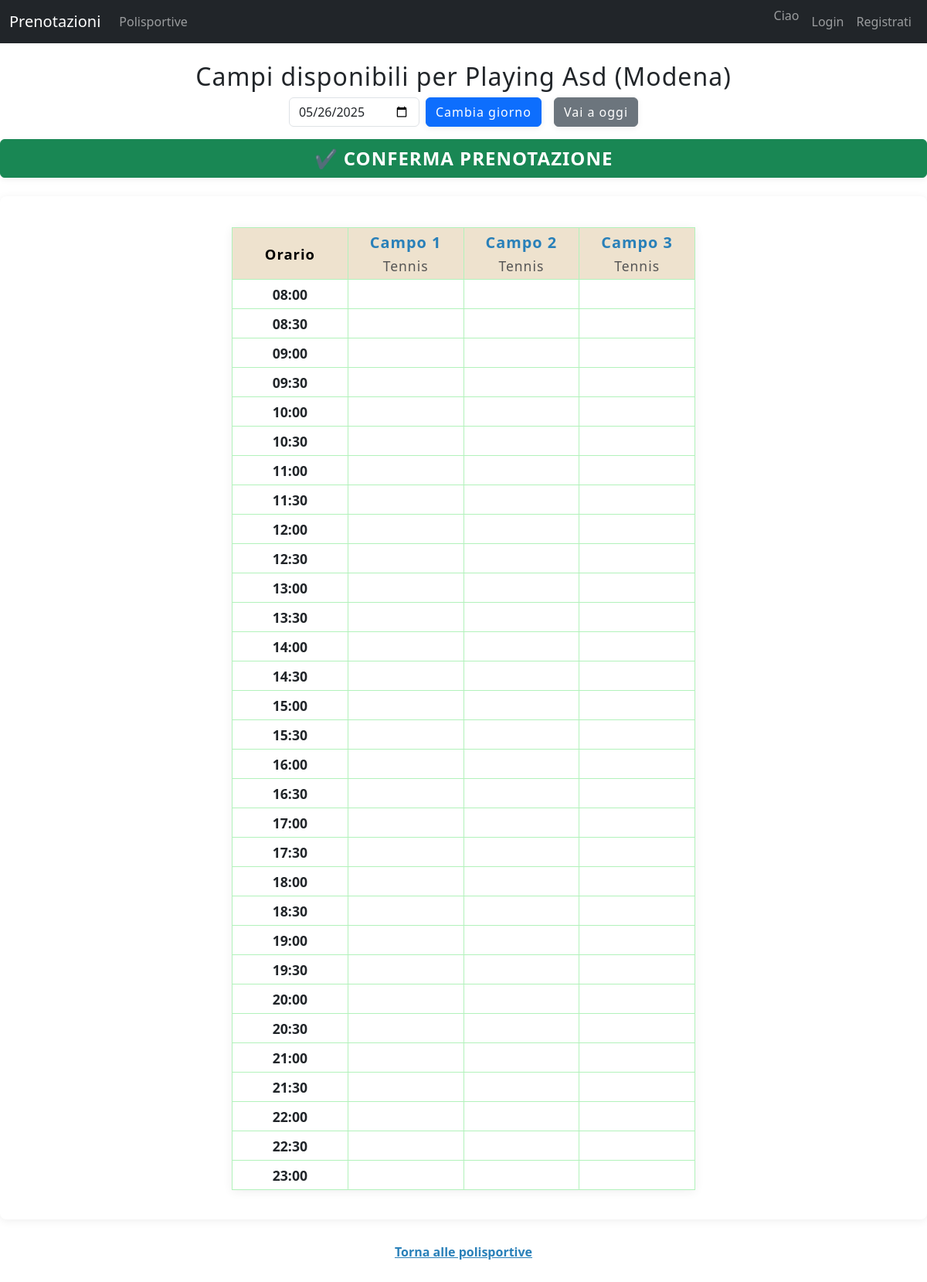
Page /accounts/polisportiva/1/campi/?data=&ora=&sport= on the committed database.
### accounts/models.py (models this page shows, shortened)
class Polisportiva(models.Model):
    id = models.AutoField(primary_key=True)
    nome = models.CharField(max_length=100, unique=True)
    città = models.CharField(max_length=100)
    indirizzo = models.CharField(max_length=200, unique=True)
    telefono = models.CharField(max_length=15, unique=True)
    email = models.EmailField(max_length=100, unique=True)

class Campo(models.Model):
    id = models.AutoField(primary_key=True)
    nome = models.CharField(max_length=100)
    superficie = models.CharField(max_length=20, choices=[('terra', 'terra'), ('sintetico', 'sintetico'), ('erba', 'erba'), ('cemento', 'cemento')])
    tipo = models.CharField(max_length=20, choices=[('calcio a 5', 'calcio a 5'), ('tennis', 'tennis'), ('padel', 'padel')])
    polisportiva = models.ForeignKey(Polisportiva, on_delete=models.CASCADE, related_name='campi')

### accounts/views.py (the view, shortened to what this page needs)
# urls.py: path('polisportiva/<int:polisportiva_id>/campi/', views.campi_polisportiva, name='campi_polisportiva'),
def campi_polisportiva(request, polisportiva_id):
    data = request.GET.get('data', '')
    if not data:
        data = date.today().isoformat()  # Imposta la data di oggi se non fornita
    ora = request.GET.get('ora', '')
    sport = request.GET.get('sport', '')
    polisportiva = Polisportiva.objects.get(id=polisportiva_id)
    campi = polisportiva.campi.all()
    if sport:
        campi = campi.filter(tipo__icontains=sport)
    orari = [
        "08:00","08:30","09:00","09:30","10:00","10:30","11:00","11:30",
        "12:00","12:30","13:00","13:30","14:00","14:30","15:00","15:30",
        "16:00","16:30","17:00","17:30","18:00","18:30","19:00","19:30",
        "20:00","20:30","21:00","21:30","22:00","22:30","23:00"
    ]
    prenotazioni_map = {}
    for campo in campi:
        prenotazioni_map[campo.id] = {o: False for o in orari}
        prenotazioni = campo.prenotazioni.filter(data=data, stato='accettata')
    today = date.today().isoformat()  # <-- aggiungi questa riga
    return render(request, 'accounts/campi_polisportiva.html', {
        'polisportiva': polisportiva,
        'campi': campi,
        'data': data,
        'ora': ora,
        'sport': sport,
        'orari': orari,
        'prenotazioni_map': prenotazioni_map,
        'today': today,
    })

### accounts/templatetags/dict_extras.py (called while the page is built)
@register.filter
def dict_get(d, k):
    return d.get(k, None)

### accounts/templates/accounts/campi_polisportiva.html (shortened to what this page needs)
<!DOCTYPE html>
<html lang="it">
<head>
    {% load dict_extras %}
    {% load static %}
    <link rel="stylesheet" href="{% static 'accounts/styles.css' %}">
    <link href="https://cdn.jsdelivr.net/npm/bootstrap@5.3.3/dist/css/bootstrap.min.css" rel="stylesheet">
</head>
<body>
    {% include 'accounts/navbar2.html' %}
    <h2>Campi disponibili per {{ polisportiva.nome }} ({{ polisportiva.città }})</h2>
    <div class="d-flex justify-content-center mb-3">
        <form method="get" class="d-flex align-items-center" style="gap: 8px;">
            <input type="date" name="data" value="{{ data }}" class="form-control" style="max-width: 180px;">
            <button type="submit" class="btn btn-primary">Cambia giorno</button>
            <a href="?data={{ today }}&sport={{ sport }}&ora={{ ora }}" class="btn btn-secondary ms-2" style="white-space:nowrap;">Vai a oggi</a>
        </form>
    </div>
    <div class="mb-4">
        <button id="conferma-prenotazione" class="btn btn-success w-100" style="font-size:1.5em; font-weight:bold;">
            &#10004; CONFERMA PRENOTAZIONE
        </button>
    </div>
    <div class="tabella-orari-wrapper">
        <table class="tabella-orari">
            <thead>
                <tr>
                    <th>Orario</th>
                    {% for campo in campi %}
                    <th>
                            <span class="campo-nome">{{ campo.nome }}</span>
                            <span class="campo-tipo">{{ campo.tipo|title }}</span>
                        </th>
                    {% endfor %}
                </tr>
            </thead>
            <tbody>
                {% for ora in orari %}
                <tr>
                    <td style="font-weight:bold;">{{ ora }}</td>
                    {% for campo in campi %}
                        {% with prenotato=prenotazioni_map|dict_get:campo.id|dict_get:ora %}
                            {% if not prenotato %}
                                <td class="disponibile" data-campo="{{ campo.id }}" data-ora="{{ ora }}"></td>
                            {% else %}
                                <td class="occupato"></td>
                            {% endif %}
                        {% endwith %}
                    {% endfor %}
                </tr>
                {% endfor %}
            </tbody>
        </table>
    </div>
    <div style="text-align:center; margin-bottom:40px;">
        <a href="{% url 'lista_polisportive' %}?citta={{ request.GET.citta }}&sport={{ sport }}&data={{ data }}&ora={{ ora }}" style="color:#2980b9; font-weight:bold;">Torna alle polisportive</a>
    </div>
</body>
</html>

### accounts/static/accounts/styles.css (style rules this page uses)
body { min-height: 100vh; justify-content: center; align-items: center; background-color: #f4f4f9; margin: 0; padding: 0; }
input { width: 100%; padding: 10px; margin-bottom: 15px; border: 1px solid #cccccc; border-radius: 4px; font-size: 14px; }
button { background-color: #007bff; color: white; border: none; padding: 10px 15px; border-radius: 4px; cursor: pointer; font-size: 16px; width: 100%; }
.tabella-orari-wrapper { width: 100%; overflow-x: auto; margin: 0 auto 30px auto; border-radius: 8px; background: #fff; box-shadow: 0 2px 12px #0001; padding-bottom: 8px; }
.tabella-orari { border-collapse: collapse; min-width: 600px; width: max-content; margin: 40px auto 30px auto; background: #fff; box-shadow: 0 2px 12px #0001; }
.tabella-orari th, .tabella-orari td { border: 1px solid #b2f2bb; text-align: center; white-space: nowrap; width: 120px; height: 38px; font-size: 1.1em; }
.tabella-orari th { background: #eee2ce; color: #000000; font-size: 1.15em; letter-spacing: 1px; padding: 4px 8px; }
.tabella-orari th span { display: block; word-break: break-word; font-size: 1em; max-width: 120px; margin: 0 auto; }
.tabella-orari td.disponibile { background: #fff; color: #2980b9; cursor: pointer; transition: background 0.2s; position: relative; }
h2 { text-align: center; margin-top: 30px; margin-bottom: 30px; font-size: 2em; font-weight: bold; }
.tabella-orari th .campo-nome { color: #2980b9; font-weight: bold; font-size: 1.08em; margin-bottom: 2px; display: block; }
.tabella-orari th .campo-tipo { color: #555; font-size: 0.95em; font-weight: normal; display: block; margin-top: 0; }
.btn { display: inline-block; padding: 8px 18px; background: #4ba379; color: #fff !important; border: none; border-radius: 8px; text-decoration: none; transition: background 0.2s, box-shadow 0.2s; cursor: pointer; font-weight: 600; box-shadow: 0 2px 8px #0001; font-size: 1.15em; letter-spacing: 1px; text-align: center; }
h2 { text-align: center; margin-top: 30px; margin-bottom: 30px; font-size: 2.2em; font-weight: bold; color: #222e50; letter-spacing: 1px; }

### rows in the picture
Polisportiva: nome "Playing Asd", città "Modena"
Campo: nome "Campo 1", tipo "Tennis"
Campo: nome "Campo 2", tipo "Tennis"
Campo: nome "Campo 3", tipo "Tennis"

### other values in the picture
{{ ora }} "08:00" "08:30" "09:00" "09:30" "10:00" "10:30" "11:00" "11:30" "12:00" "12:30" "13:00" "13:30" "14:00" "14:30" "15:00" "15:30" "16:00" "16:30" "17:00" "17:30" "18:00" "18:30" "19:00" "19:30" "20:00" "20:30" "21:00" "21:30" "22:00" "22:30" "23:00"
